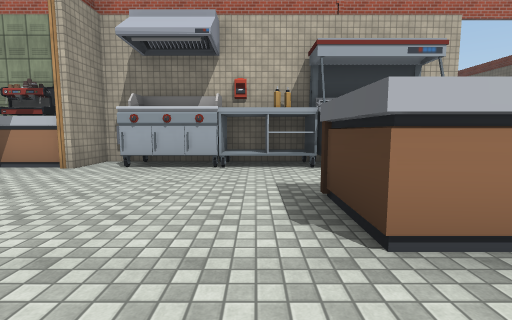
View 1 (above)

17 first-person views from a walk through a scene from a Unity 3-D project. The camera is 1.4 m above the floor, tilts 6° down and sees 85° across. The floor is counted in squares, 2 m on a side. Each view is taken from the middle of a square. On the plan, view 1 faces up. The plan holds only what a view shows up to about 9 squares ahead; the rest is blank. The place goes on beyond the plan. Some surface patterns are stand-ins.

View 2
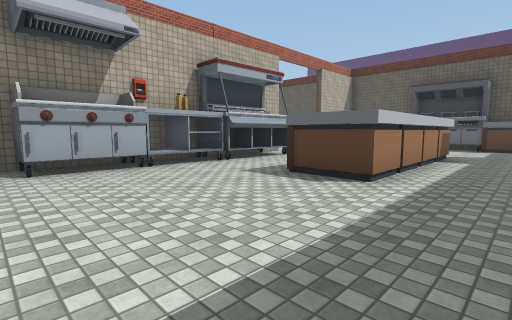

View 3
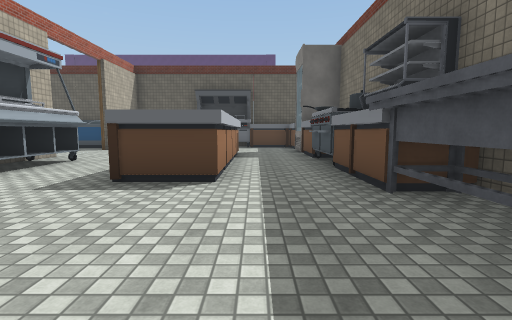

View 4
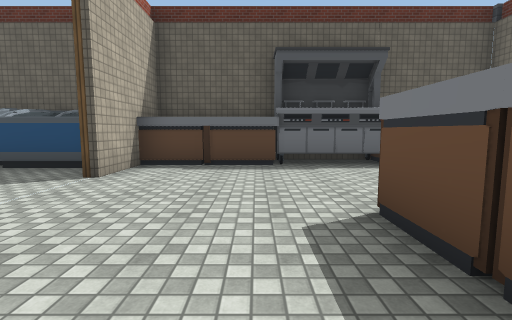

View 5
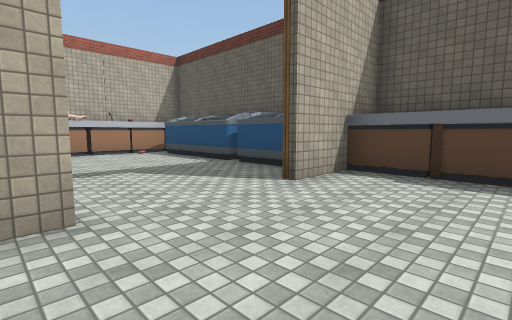

View 6
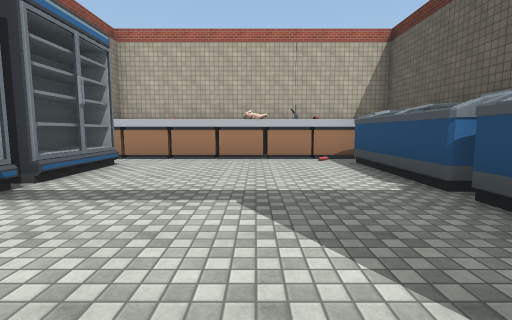

View 7
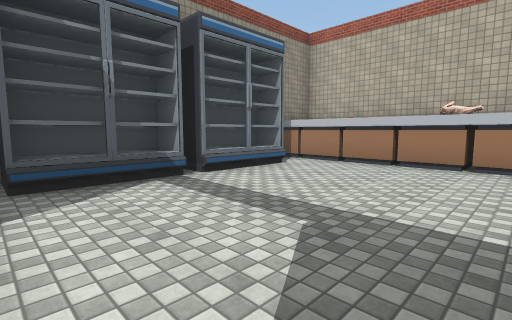

View 8
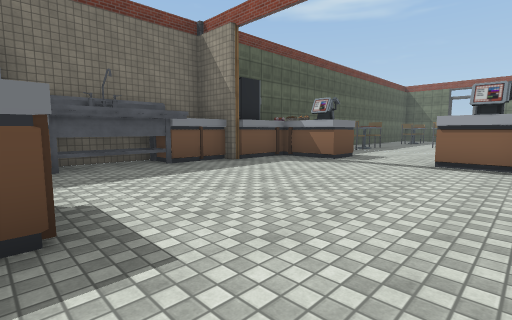

View 9
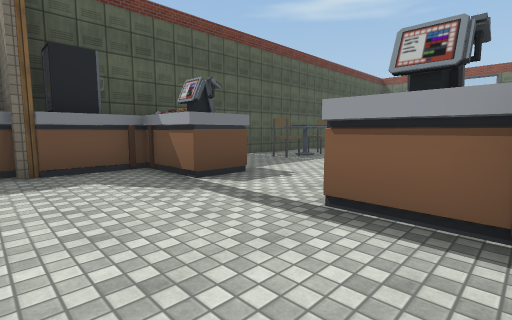

View 10
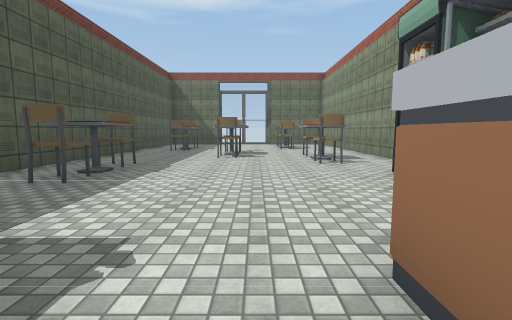

View 11
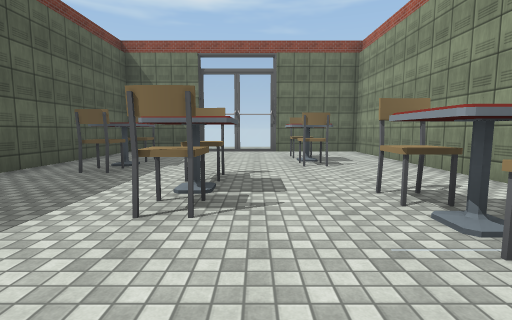

View 12
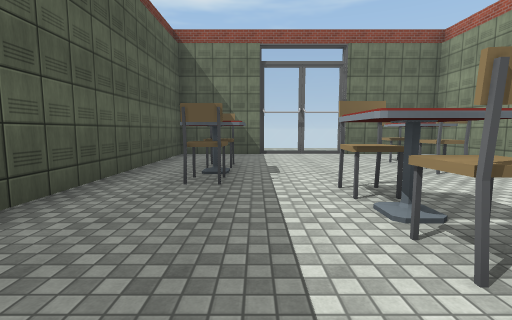

View 13
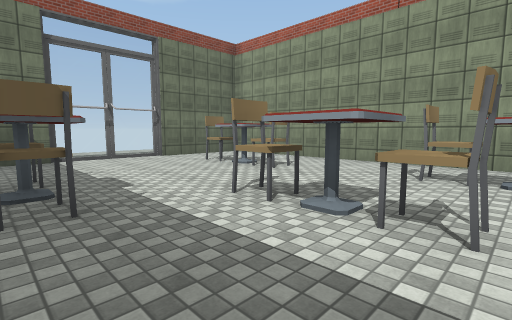

View 14
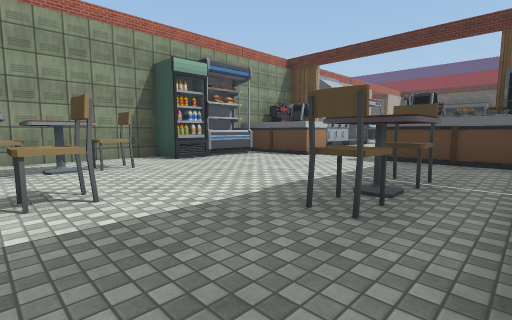

View 15
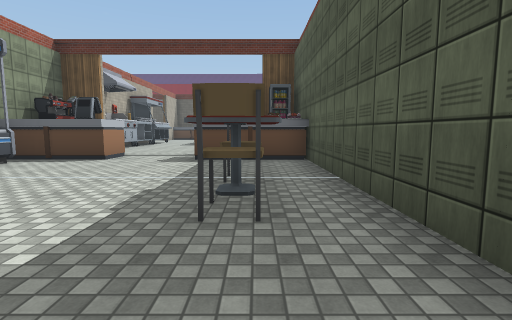

View 16
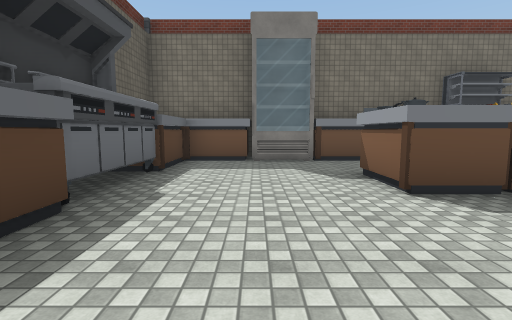

View 17
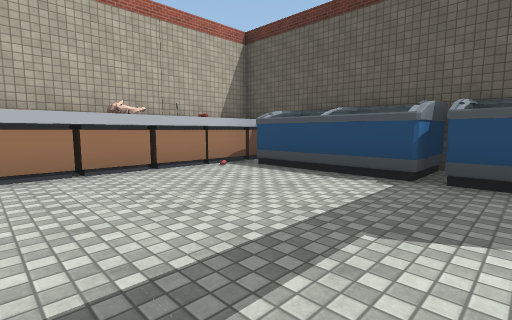

### Floor plan
Key: @ floor where view 1 was taken; # wall or solid block; x gap in a wall; . floor; = window, fence, low wall or low ledge; C counter; F fridge; H chair; O other object.
Columns run from 21 left of view 1 to 10 right of it. Each row starts with its distance up from view 1.
 14                        CC #CCCC
 13                        CCCCCCCC
 12                        #......O
 11                        #O.....O
 10                        #O.....O
  9                        #O.....O#
  8                        #O.....O
  7  ###########     ##    #O#...OO
  6  #..#....x..FF####.OOOOOO.....C
  5  #..O...HOH....#.......OO.....C
  4  #..HH...O.....#..............C
  3 .=....................CCCCC... #
  2 .=.....HH.............CCCCC... #
  1  #.............#..............C#
  0  #...HH...HHH..###...@........C
 -1  #.............#  CCOCCCOCCF#CC
 -2  ###############   ###      #

Where each view was taken, in squares from view 1:
view 1: 0 up, 0 right, facing up
view 2: 0 up, 3 left, facing up-right
view 3: 1 up, 3 left, facing right
view 4: 4 up, 3 right, facing right
view 5: 4 up, 4 right, facing up-right
view 6: 6 up, 6 right, facing up
view 7: 7 up, 7 right, facing up-left
view 8: 5 up, 1 right, facing down-left
view 9: 5 up, 3 left, facing down-left
view 10: 3 up, 5 left, facing left
view 11: 3 up, 10 left, facing left
view 12: 1 up, 11 left, facing left
view 13: 0 up, 12 left, facing up-left
view 14: 1 down, 13 left, facing up-right
view 15: 0 up, 13 left, facing right
view 16: 6 up, 7 right, facing down
view 17: 8 up, 4 right, facing up-right
